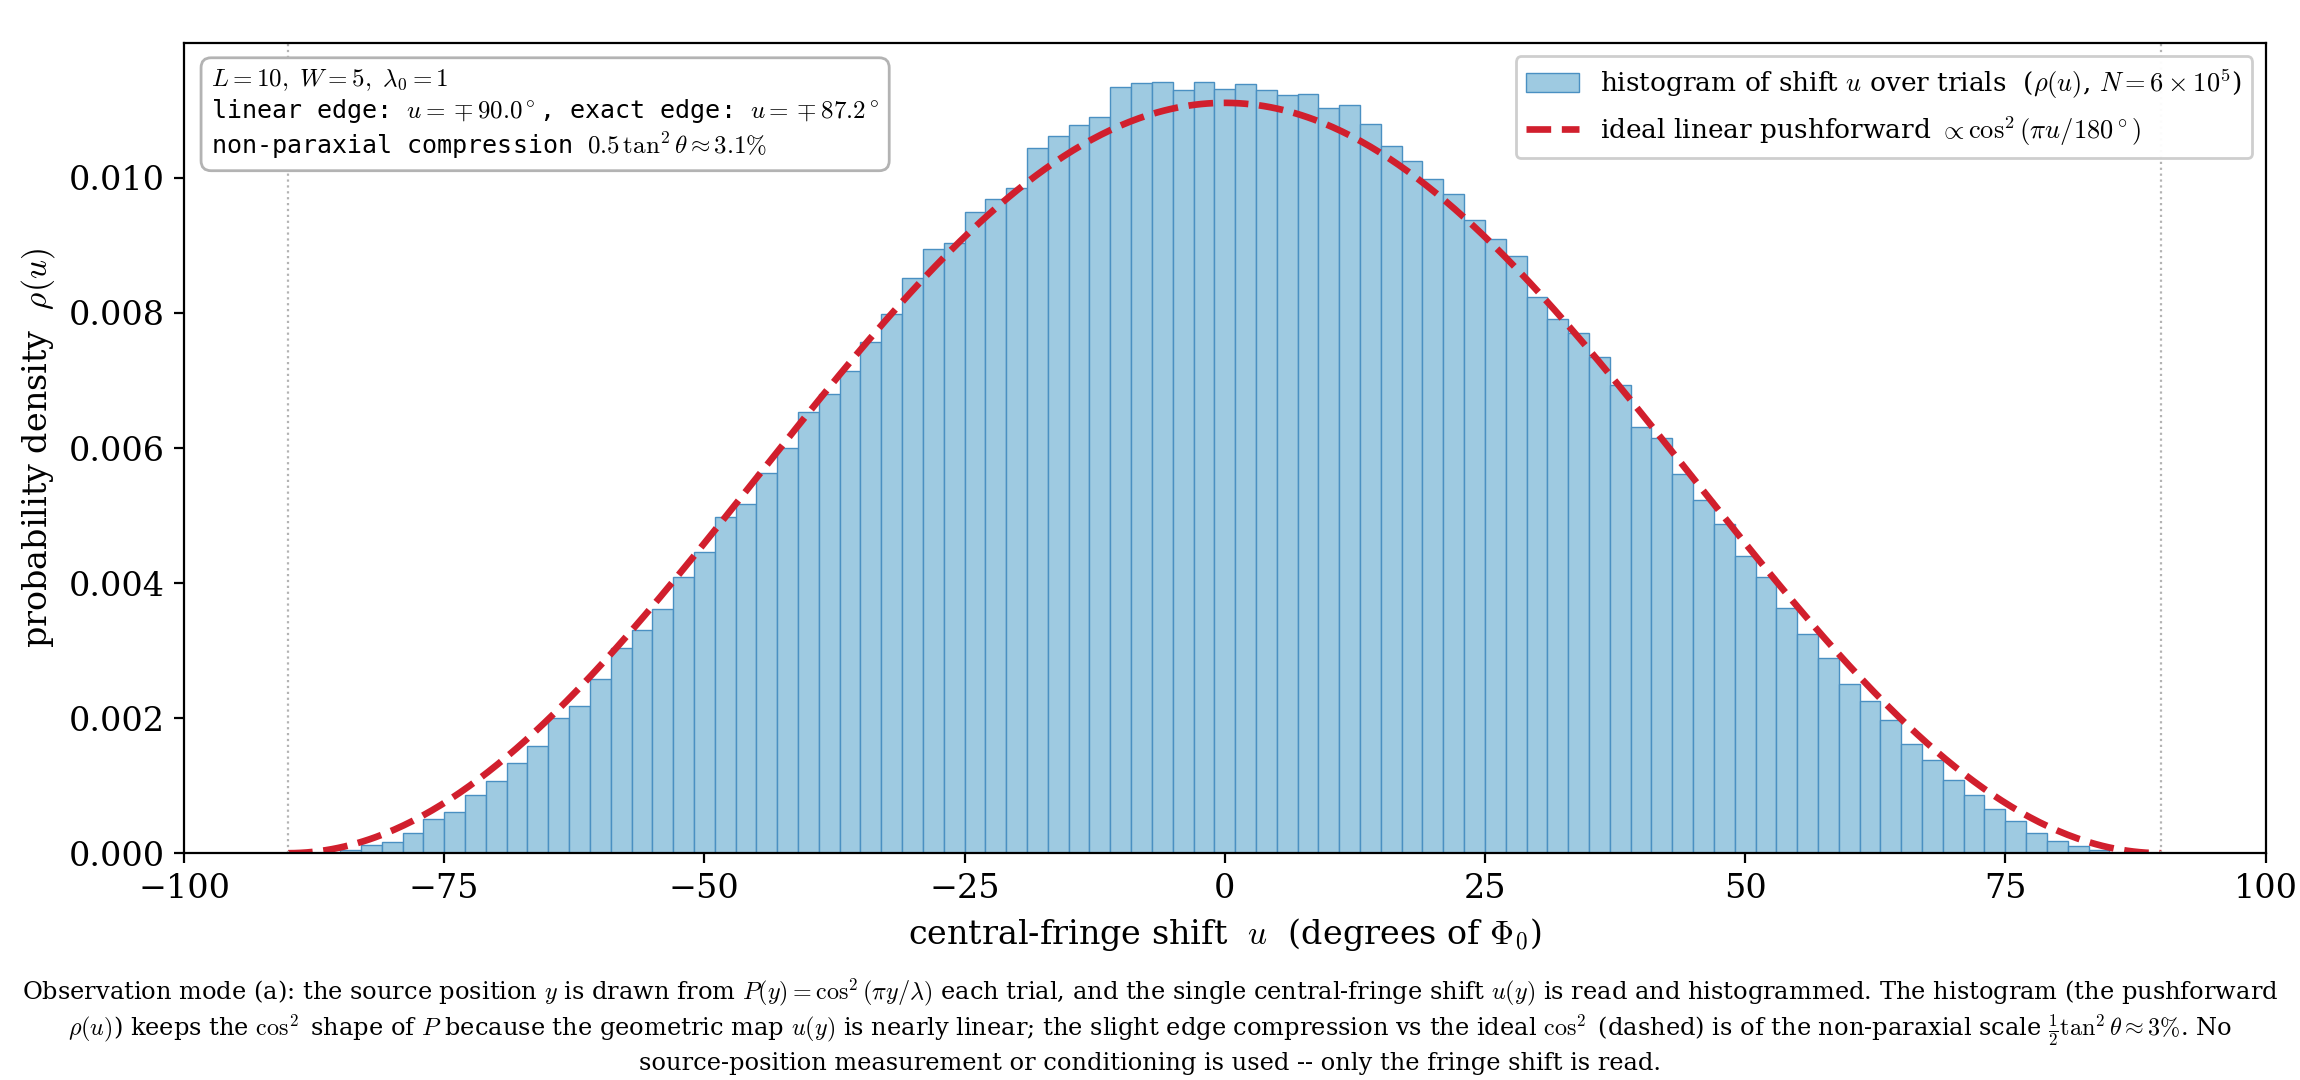

Python code for this plot:
#!/usr/bin/env python3
"""
Pushforward demonstration (observation mode (a)): random sampling of the source
position y ~ P(y) = cos^2(pi y / lambda), one shift value u(y) read per trial,
histogrammed over many trials.

For each sampled y the central-fringe shift is the EXACT
    u(y) = 360 * (r_1(y) - r_2(y)) / lambda0   [degrees],
    r_k = sqrt(L^2 + (y - y_slit,k)^2).
The histogram of u is the pushforward rho(u) = P(y(u)) |dy/du|. Because the map
u(y) is nearly linear (paraxial), the histogram keeps the cos^2 SHAPE of P; the
small departure from the ideal cos^2(pi u/180) is the non-paraxial nonlinearity
(~ 1/2 tan^2(theta) ~ 3%).

This is mode (a): per-trial shift read out and histogrammed. It is NOT the
intensity-overlay (mode (b)), which would wash to a reduced-visibility fringe.

Outputs: fig_shift_histogram.png / .svg
"""

import os
import numpy as np
import matplotlib
matplotlib.use("Agg")
import matplotlib.pyplot as plt

plt.rcParams.update({
    "font.family": "serif", "font.size": 12, "mathtext.fontset": "cm",
})

# ---- geometry ------------------------------------------------------------
L = 10.0
W = 5.0
lam0 = 1.0
half = lam0 / 2.0
ysl1, ysl2 = +W / 2.0, -W / 2.0

# ---- sample y ~ P(y) = cos^2(pi y / lambda) on [-lambda/2, lambda/2] -------
np.random.seed(0)
N = 600000
yc = np.random.uniform(-half, half, size=3 * N)
acc = np.random.uniform(0.0, 1.0, size=3 * N) < np.cos(np.pi * yc / lam0)**2
y = yc[acc][:N]

# ---- exact per-trial shift u(y) (degrees) --------------------------------
r1 = np.sqrt(L**2 + (y - ysl1)**2)
r2 = np.sqrt(L**2 + (y - ysl2)**2)
u = 360.0 * (r1 - r2) / lam0          # = 2 pi (r1 - r2)/lambda0 in degrees

# ---- ideal (linear pushforward) cos^2 shape ------------------------------
ug = np.linspace(-90.0, 90.0, 600)
ideal = np.cos(np.pi * ug / 180.0)**2

# ---- plot ----------------------------------------------------------------
fig, ax = plt.subplots(figsize=(11.5, 5.4))

bins = np.linspace(-95, 95, 96)
ax.hist(u, bins=bins, density=True, color="#9ecae1", edgecolor="#4a90c2",
        lw=0.5, label=r"histogram of shift $u$ over trials  ($\rho(u)$, $N=6\times10^5$)")

# normalise ideal to the same area as the histogram (density)
# cos^2 over [-90,90] deg has integral 90 (deg); density-normalised peak = 1/90
ideal_density = ideal / 90.0
ax.plot(ug, ideal_density, color="#d11f2d", lw=2.4, ls="--",
        label=r"ideal linear pushforward $\propto\cos^2(\pi u/180^\circ)$")

ax.axvline(-90, color="0.7", lw=0.8, ls=":")
ax.axvline(+90, color="0.7", lw=0.8, ls=":")
ax.set_xlim(-100, 100)
ax.set_ylim(0, None)
ax.set_xlabel(r"central-fringe shift  $u$  (degrees of $\Phi_0$)")
ax.set_ylabel(r"probability density  $\rho(u)$")
ax.legend(loc="upper right", fontsize=9.5, framealpha=0.96)

# quantify the non-paraxial edge compression
u_edge = 360.0 * (np.sqrt(L**2 + (half - ysl1)**2)
                  - np.sqrt(L**2 + (half - ysl2)**2)) / lam0
info = (rf"$L={L:.0f},\ W={W:.0f},\ \lambda_0={lam0:.0f}$" "\n"
        rf"linear edge: $u=\mp90.0^\circ$, exact edge: $u=\mp{abs(u_edge):.1f}^\circ$" "\n"
        rf"non-paraxial compression $0.5\,\tan^2\theta\approx{0.5*np.tan(np.arctan(0.25))**2*100:.1f}\%$")
ax.text(0.013, 0.97, info, transform=ax.transAxes, va="top", ha="left",
        fontsize=9, family="monospace",
        bbox=dict(boxstyle="round,pad=0.4", fc="white", ec="0.7"))

cap = (r"Observation mode (a): the source position $y$ is drawn from "
       r"$P(y)=\cos^2(\pi y/\lambda)$ each trial, and the single central-fringe "
       r"shift $u(y)$ is read and histogrammed. The histogram (the pushforward "
       r"$\rho(u)$) keeps the $\cos^2$ shape of $P$ because the geometric map "
       r"$u(y)$ is nearly linear; the slight edge compression vs the ideal "
       r"$\cos^2$ (dashed) is of the non-paraxial scale $\frac{1}{2}\tan^2\theta\approx3\%$. "
       r"No source-position measurement or conditioning is used -- only the "
       r"fringe shift is read.")
fig.text(0.5, 0.005, cap, ha="center", va="bottom", fontsize=8.7, wrap=True)

fig.subplots_adjust(left=0.08, right=0.985, top=0.96, bottom=0.21)

outdir = os.path.dirname(os.path.abspath(__file__))
for ext in ("png", "svg"):
    fig.savefig(os.path.join(outdir, f"fig_shift_histogram.{ext}"), dpi=200)

print(f"samples used: {len(y)}")
print(f"linear edge u = +/-90.0 deg, exact edge u = +/-{abs(u_edge):.2f} deg")
print(f"compression = {(90-abs(u_edge))/90*100:.2f}%  vs  0.5 tan^2(theta) = "
      f"{0.5*np.tan(np.arctan(0.25))**2*100:.2f}%")
print("saved fig_shift_histogram.png / .svg")
